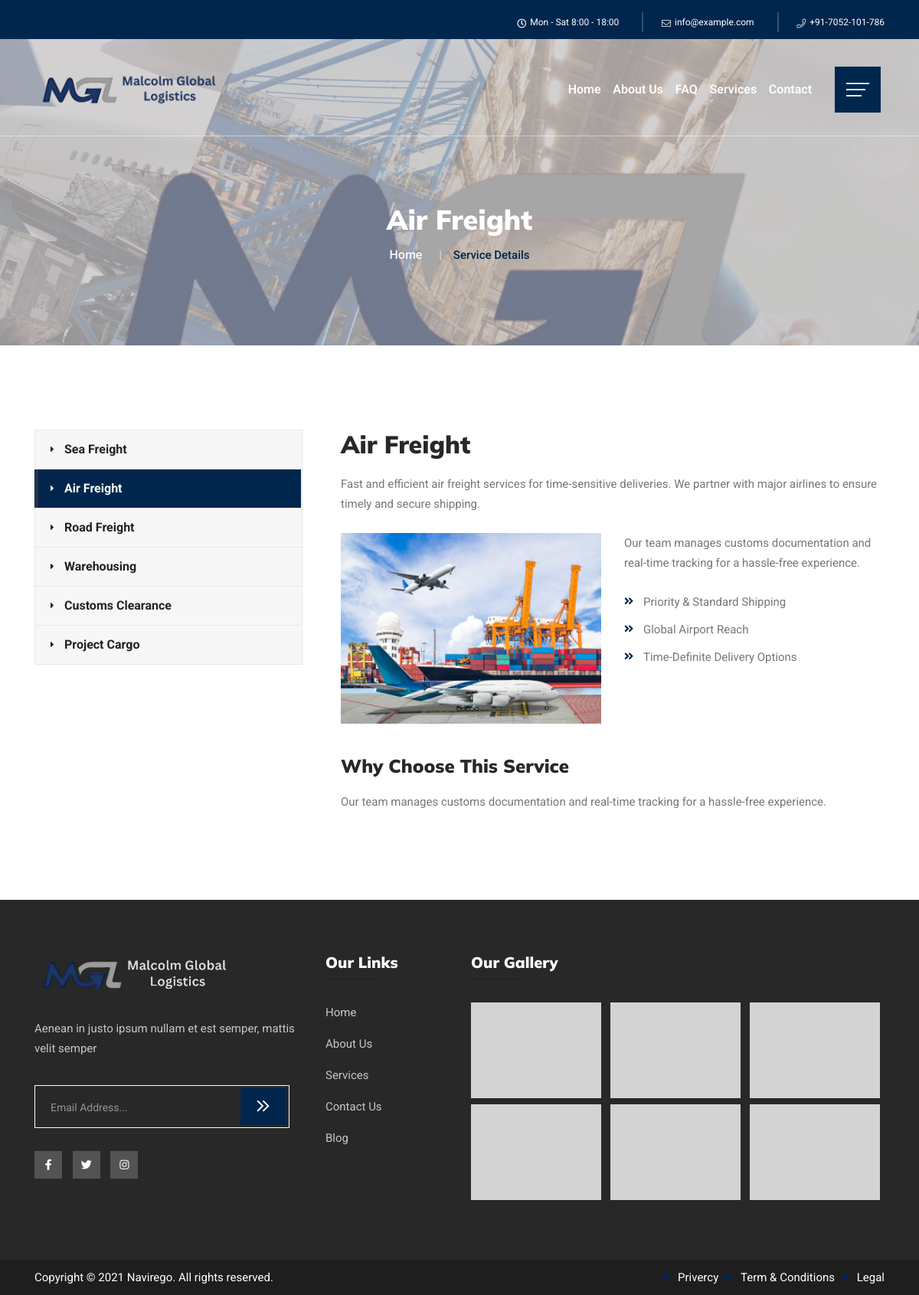
The app's page /services/air-freight/ with its own data.
### myapp/models.py (models this page shows, shortened)
class Service(models.Model):
    title = models.CharField(max_length=100)
    subtitle = models.CharField(max_length=100, blank=True)
    image = models.ImageField(upload_to='services/')
    slug = models.SlugField(unique=True)
    description = models.TextField()
    extra_info = models.TextField(blank=True, null=True)
    bullets = models.TextField(help_text="Separate each item with a semicolon (;)")
    brochure_1 = models.FileField(upload_to='brochures/', blank=True, null=True)
    brochure_2 = models.FileField(upload_to='brochures/', blank=True, null=True)
    is_active = models.BooleanField(default=True)  # ✅ Add this line
    def get_bullet_list(self):
        return [b.strip() for b in self.bullets.split(';') if b.strip()]

### myapp/views.py (the view)
# urls.py: path('services/<slug:slug>/', views.service_detail_view, name='service_detail'),
def service_detail_view(request, slug):
    service = get_object_or_404(Service, slug=slug)
    all_services = Service.objects.filter(is_active=True)
    return render(request, 'myapp/service_detail.html', {
        'service': service,
        'all_services': all_services
    })

### myapp/templates/myapp/service_detail.html (shortened to what this page needs)
{% extends 'myapp/base.html' %}
{% load static %}
{% block content %}
<main>
  <section class="breadcrumb-area d-flex align-items-center" style="background-image:url('{% static 'img/testimonial/test-bg.png' %}')">
    <div class="container">
      <div class="row align-items-center">
        <div class="col-xl-12 col-lg-12">
          <div class="breadcrumb-wrap text-left">
            <div class="breadcrumb-title">
              <h2>{{ service.title }}</h2>
              <div class="breadcrumb-wrap">
                <nav aria-label="breadcrumb">
                  <ol class="breadcrumb">
                    <li class="breadcrumb-item"><a href="/">Home</a></li>
                    <li class="breadcrumb-item active" aria-current="page">Service Details</li>
                  </ol>
                </nav>
              </div>
            </div>
          </div>
        </div>
      </div>
    </div>
  </section>
  <div class="about-area5 about-p pt-120 pb-90 p-relative">
    <div class="container">
      <div class="row">
        <div class="col-sm-12 col-md-12 col-lg-4 order-1">
          <aside class="sidebar services-sidebar">
            <div class="sidebar-widget categories">
              <div class="widget-content">
                <ul class="services-categories">
                  {% for s in all_services %}
                  <li class="{% if s.slug == service.slug %}active{% endif %}">
                    <a href="{% url 'service_detail' slug=s.slug %}">{{ s.title }}</a>
                  </li>
                  {% endfor %}
                </ul>
              </div>
            </div>
          </aside>
        </div>
        <div class="col-lg-8 col-md-12 col-sm-12 order-2">
          <div class="service-detail">
            <div class="content-box">
              <h2>{{ service.title }}</h2>
              <p>{{ service.description }}</p>
              <div class="two-column">
                <div class="row">
                  <div class="image-column col-xl-6 col-lg-12 col-md-12">
                    <figure class="image">
                      <img alt="{{ service.title }}" src="{{ service.image.url }}" />
                    </figure>
                  </div>
                  <div class="text-column col-xl-6 col-lg-12 col-md-12">
                    <p>{{ service.extra_info }}</p>
                    <ul class="list-style-one">
                      {% for bullet in service.get_bullet_list %}
                      <li>{{ bullet }}</li>
                      {% endfor %}
                    </ul>
                  </div>
                </div>
              </div>
              <h3>Why Choose This Service</h3>
              <p>{{ service.extra_info }}</p>
            </div>
          </div>
        </div>
      </div>
    </div>
  </div>
</main>
{% endblock %}

### myapp/static/css/default.css (style rules this page uses)
.pt-120 { padding-top: 100px; }
.pt-120 { padding-top: 120px; }
.pb-90 { padding-bottom: 70px; }
.pb-90 { padding-bottom: 90px; }

### myapp/static/css/responsive.css (style rules this page uses)
@media (min-width: 992px) and (max-width: 1200px) { .breadcrumb-title h2 { font-size: 36px; margin-bottom: 15px; } }
@media (min-width: 992px) and (max-width: 1200px) { .about-p { padding-top: 110px; } }

### records on screen
Service: title "Air Freight", description "Fast and efficient air freight services for time-sensitive deliveries. We partner with major airlines to ensure timely and secure shipping.", image (picture), extra_info "Our team manages customs documentation and real-time tracking for a hassle-free experience."
Service: title "Sea Freight"
Service: title "Road Freight"
Service: title "Warehousing"
Service: title "Customs Clearance"
Service: title "Project Cargo"

### other values on screen
{{ bullet }} "Priority & Standard Shipping" "Global Airport Reach" "Time-Definite Delivery Options"
